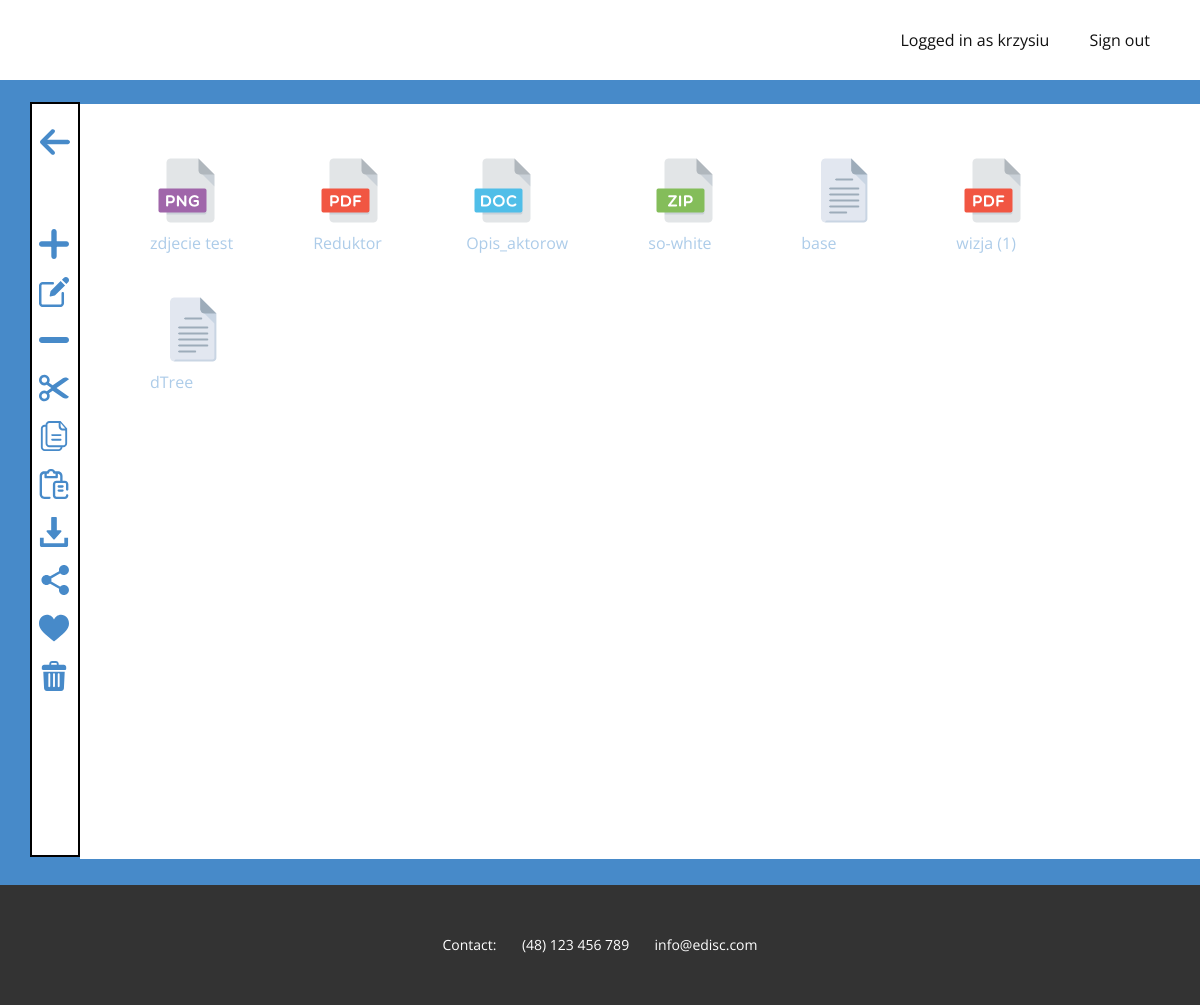
The app's page /drive/1 (signed in) with its own data.
### mainapp/models.py (models this page shows, shortened)
class File (models.Model):
    fileName = models.CharField(max_length=30)
    extension = models.CharField(max_length=4, default='none')
    content = models.FileField(default='No file loaded')
    directory = models.ForeignKey(Directory, on_delete=models.CASCADE)
    uploadDate = models.DateTimeField()
    inBin = models.BooleanField(default=False)
    isFavourite = models.BooleanField(default=False)

### mainapp/views.py (the view)
# urls.py: path('drive/<int:pk>', login_required(login_url='login')(views.InDirectoryView.as_view()), name='inDirectory'),
class InDirectoryView(generic.DetailView):
    model = Directory
    template_name = 'mainapp/directory.html'

### mainapp/templates/mainapp/directory.html (shortened to what this page needs)
{% extends "./base.html" %}
{% block body_content %}
    {% for fil in directory.file_set.all %}
        {% if fil.inBin == False %}
            <div class="floatLeft">
                <a>
                    <figure>
                        {% if fil.extension == 'pdf' %}
                            <img src="../../static/images/file_icons/pdf_icon.png" width="73" height="81">
                        {% elif fil.extension == 'doc' or fil.extension == 'docx' or fil.extension == 'docs' %}
                            <img src="../../static/images/file_icons/doc_icon.png" width="73" height="81">
                        {% elif fil.extension == 'mov' or fil.extension == 'mp4' or fil.extension == 'mkv' %}
                            <img src="../../static/images/file_icons/mov_icon.png" width="73" height="81">
                        {% elif fil.extension == 'mp3' or fil.extension == 'wav' or fil.extension == 'm4a' %}
                            <img src="../../static/images/file_icons/mp3_icon.png" width="73" height="81">
                        {% elif fil.extension == 'png' or fil.extension == 'jpg' or fil.extension == 'jpeg' %}
                            <img src="../../static/images/file_icons/png_icon.png" width="73" height="81">
                        {% elif fil.extension == 'ppt' %}
                            <img src="../../static/images/file_icons/ppt_icon.png" width="73" height="81">
                        {% elif fil.extension == 'txt' %}
                            <img src="../../static/images/file_icons/txt_icon.png" width="73" height="81">
                        {% elif fil.extension == 'xls' %}
                            <img src="../../static/images/file_icons/xls_icon.png" width="73" height="81">
                        {% elif fil.extension == 'rar' or fil.extension == 'zip' or fil.extension == 'tar' %}
                            <img src="../../static/images/file_icons/zip_icon.png" width="73" height="81">
                        {% else %}
                            <img src="../../static/images/file_icons/file_icon_v2.png" width="75" height="81">
                        {% endif %}
                        <figcaption>
                            {{ fil.fileName }}
                        </figcaption>
                    </figure>
                </a>
            </div>
        {% endif %}
    {% endfor %}
{% endblock %}
{% block list_content %}
    <link rel="stylesheet" href="../../static/css/directory.css" media="screen">
    <a href="../drive">
        <span class="u-icon u-icon-circle u-text-palette-1-base u-icon-1"><svg class="u-svg-link" preserveAspectRatio="xMidYMin slice" viewBox="0 0 447.243 447.243" style=""><use xmlns:xlink="http://www.w3.org/1999/xlink" xlink:href="#svg-afa0"></use></svg></span>
    </a>
    <a href="{{ directory.id }}/upload_file">
        <span class="u-icon u-icon-circle u-text-palette-1-base u-icon-2"><svg class="u-svg-link" preserveAspectRatio="xMidYMin slice" viewBox="0 0 448 448" style=""><use xmlns:xlink="http://www.w3.org/1999/xlink" xlink:href="#svg-afdf"></use></svg></span>
    </a>
    <a href="{{ directory.id }}/rename_file">
        <span class="u-icon u-icon-circle u-text-palette-1-base u-icon-3"><svg class="u-svg-link" preserveAspectRatio="xMidYMin slice" viewBox="0 0 512 511" style=""><use xmlns:xlink="http://www.w3.org/1999/xlink" xlink:href="#svg-fa6a"></use></svg></span>
    </a>
    <a href="{{ directory.id }}/delete_file">
        <span class="u-icon u-icon-circle u-text-palette-1-base u-icon-3"><svg class="u-svg-link" preserveAspectRatio="xMidYMin slice" viewBox="0 0 124 124" style=""><use xmlns:xlink="http://www.w3.org/1999/xlink" xlink:href="#svg-d0e1"></use></svg></span>
    </a>
    <a href="{{ directory.id }}/cut">
        <span class="u-icon u-icon-circle u-text-palette-1-base u-icon-3"><svg class="u-svg-link" preserveAspectRatio="xMidYMin slice" viewBox="0 0 512 512" style=""><use xmlns:xlink="http://www.w3.org/1999/xlink" xlink:href="#svg-5856"></use></svg></span>
    </a>
    <a href="{{ directory.id }}/copy">
        <span class="u-icon u-icon-circle u-text-palette-1-base u-icon-3"><svg class="u-svg-link" preserveAspectRatio="xMidYMin slice" viewBox="0 0 699.428 699.428" style=""><use xmlns:xlink="http://www.w3.org/1999/xlink" xlink:href="#svg-7f62"></use></svg></span>
    </a>
    <a href="{{ directory.id }}/paste">
        <span class="u-icon u-icon-circle u-text-palette-1-base u-icon-3"><svg class="u-svg-link" preserveAspectRatio="xMidYMin slice" viewBox="0 0 512.001 512.001" style=""><use xmlns:xlink="http://www.w3.org/1999/xlink" xlink:href="#svg-1906"></use></svg></span>
    </a>
    <a href="{{ directory.id }}/download">
        <span class="u-icon u-icon-circle u-text-palette-1-base u-icon-4"><svg class="u-svg-link" preserveAspectRatio="xMidYMin slice" viewBox="0 0 512 512" style=""><use xmlns:xlink="http://www.w3.org/1999/xlink" xlink:href="#svg-6bec"></use></svg></span>
    </a>
    <a href="{{ directory.id }}/share">
        <span class="u-icon u-icon-circle u-text-palette-1-base u-icon-5"><svg class="u-svg-link" preserveAspectRatio="xMidYMin slice" viewBox="-21 0 512 512" style=""><use xmlns:xlink="http://www.w3.org/1999/xlink" xlink:href="#svg-27b0"></use></svg></span>
    </a>
    <a href="{{ directory.id }}/make_favourite">
        <span class="u-icon u-icon-circle u-text-palette-1-base u-icon-6"><svg class="u-svg-link" preserveAspectRatio="xMidYMin slice" viewBox="0 0 512 512" style=""><use xmlns:xlink="http://www.w3.org/1999/xlink" xlink:href="#svg-d408"></use></svg></span>
    </a>
    <a href="{{ directory.id }}/move_to_bin">
        <span class="u-icon u-icon-circle u-text-palette-1-base u-icon-7"><svg class="u-svg-link" preserveAspectRatio="xMidYMin slice" viewBox="0 0 512 512" style=""><use xmlns:xlink="http://www.w3.org/1999/xlink" xlink:href="#svg-02a3"></use></svg></span>
    </a>
{% endblock %}

### mainapp/templates/mainapp/base.html (shortened to what this page needs)
{% load static %}
<html style="font-size: 16px;">
  <head>
    <link rel="stylesheet" href="{% static 'css/nicepage.css' %}" media="screen">
<link rel="stylesheet" href="{% static 'css/base_page.css' %}" media="screen">
  </head>
  <body class="u-body"><header class="u-clearfix u-header u-header" id="sec-fa40"><div class="u-clearfix u-sheet u-sheet-1">
        <nav class="u-menu u-menu-dropdown u-offcanvas u-menu-1">
          <div class="u-custom-menu u-nav-container">
<li class="u-nav-item"><b class="u-button-style u-nav-link u-text-active-palette-1-base u-text-hover-palette-2-base" style="padding: 10px 20px;">Logged in as {{ user.username }}</b>
</li><li class="u-nav-item"><a class="u-button-style u-nav-link u-text-active-palette-1-base u-text-hover-palette-2-base" href='/logout' style="padding: 10px 20px;">Sign out</a></ul>
          </li></div>
        </nav>
      </div></header>
  <section class="u-clearfix u-palette-1-base u-section-1" id="sec-0456">
      <div class="u-clearfix u-sheet u-sheet-1">
        <div class="u-container-style u-group u-shape-rectangle u-white u-group-1">
          <div class="u-container-layout u-container-layout-1">
              {% block body_content %}
              {% endblock %}
              </div>
        </div>
        <div class="u-border-2 u-border-black u-container-style u-group u-shape-rectangle u-white u-group-2">
          <div class="u-container-layout u-container-layout-2">
              {% block list_content %}
              {% endblock %}
          </div>
        </div>
      </div>
    </section>
    <footer class="u-align-center u-clearfix u-footer u-grey-80 u-footer" id="sec-69b6"><div class="u-clearfix u-sheet u-sheet-1">
        <p class="u-small-text u-text u-text-variant u-text-1">Contact: &nbsp; &nbsp; &nbsp; (48) 123 456 789 &nbsp; &nbsp; &nbsp; info@edisc.com</p>
      </div></footer>
  </body>
</html>

### mainapp/static/css/base_page.css (style rules this page uses)
.u-section-1 .u-sheet-1 { min-height: 807px; }
.u-section-1 .u-group-1 { width: 1133px; min-height: 755px; height: auto; margin: 26px -43px 0 auto; }
.u-section-1 .u-container-layout-1 { padding: 30px; }
.u-section-1 .u-icon-1 { height: 64px; width: 64px; margin: 0 auto 0 51px; }
.u-section-1 .u-icon-2 { height: 64px; width: 64px; margin: -64px auto 0 145px; }
.u-section-1 .u-icon-3 { height: 64px; width: 64px; margin: -64px auto 0 263px; }
.u-section-1 .u-icon-4 { height: 64px; width: 64px; margin: -64px auto 0 369px; }
.u-section-1 .u-icon-5 { height: 64px; width: 64px; margin: 26px auto 0 51px; }
.u-section-1 .u-icon-6 { height: 64px; width: 64px; margin: -64px auto 0 145px; }
.u-section-1 .u-icon-7 { height: 64px; width: 64px; margin: -64px auto 0 251px; }
.u-section-1 .u-group-2 { width: 50px; min-height: 755px; height: auto; margin: -755px auto 26px 0; }
.u-section-1 .u-container-layout-2 { padding: 23px 30px 14px; }

### mainapp/static/css/directory.css (style rules this page uses)
.u-section-1 .u-sheet-1 { min-height: 805px; }
.u-section-1 .u-group-1 { width: 1133px; min-height: 755px; height: auto; margin: 24px -43px 0 auto; }
.u-section-1 .u-container-layout-1 { padding: 30px; }
.u-section-1 .u-group-2 { width: 50px; min-height: 755px; height: auto; margin: -757px auto 24px 0; }
.u-section-1 .u-container-layout-2 { padding: 23px 30px 14px; }
.u-section-1 .u-icon-1 { height: 30px; width: 30px; margin: 0 auto 0 -22px; }
.u-section-1 .u-icon-2 { height: 30px; width: 30px; margin: 72px -7px 0 -23px; }
.u-section-1 .u-icon-3 { height: 30px; width: 30px; margin: 18px auto 0 -23px; }
.u-section-1 .u-icon-4 { height: 30px; width: 30px; margin: 18px -7px 0 -23px; }
.u-section-1 .u-icon-5 { height: 30px; width: 30px; margin: 18px -7px 0 -23px; }
.u-section-1 .u-icon-6 { height: 30px; width: 30px; margin: 18px -7px 0 -23px; }
.u-section-1 .u-icon-7 { height: 30px; width: 30px; margin: 18px -7px 0 -23px; }

### mainapp/templates/mainapp/base.html (style rules this page uses)
div.floatLeft { float: left; }

### records on screen
File: inBin False (drawn), fileName "zdjecie test"
File: inBin False (drawn), fileName "Reduktor"
File: inBin False (drawn), fileName "Opis_aktorow"
File: inBin False (drawn), fileName "so-white"
File: inBin False (drawn), fileName "base"
File: inBin False (drawn), fileName "wizja (1)"
File: inBin False (drawn), fileName "dTree"

### other values on screen
{{ user.username }} "krzysiu"
